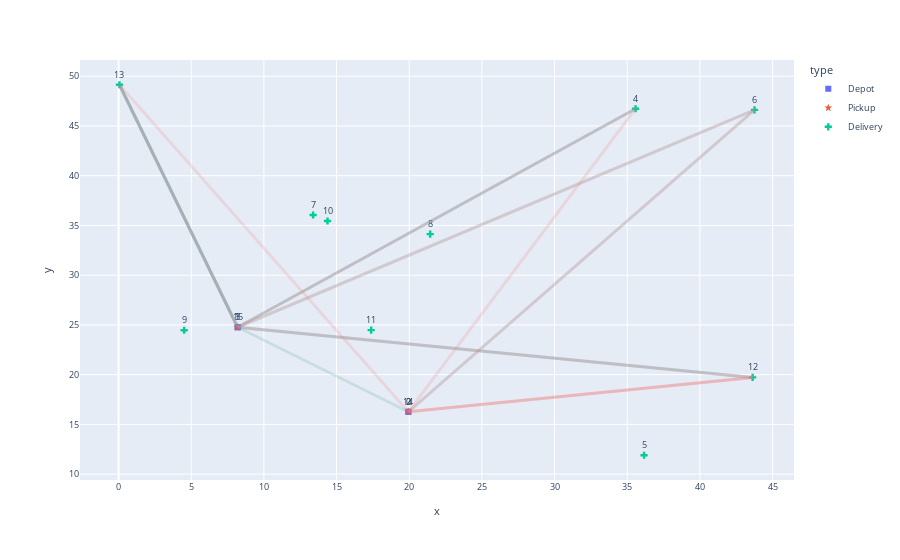

The cell this chart's notebook holds for it:
### Code cell
import plotly.express as px
import plotly.graph_objects as go
import matplotlib, random

random.seed(123)
colors = dict(matplotlib.colors.cnames.items())

hex_colors = tuple(colors.values())


fig = px.scatter(df_instance,x="x", y="y", symbol='type', symbol_sequence=["square","star","cross", "star", "x"], color='type', text=df_instance.index, hover_data={"x":False, "y":False,  "d":True, "type":True, "index":df_instance.index})

fig.update_traces(textposition='top center')

fig.update_layout(font=dict(size=9))

# Create scatter trace of text labels

for route in routes:
    
    color = random.choice(hex_colors)
    
    for index_node in range(1, len(route)):
        
        fig.add_shape(type="line",
            x0=df_instance.iloc[route[index_node-1]].x, 
            y0=df_instance.iloc[route[index_node-1]].y,
            x1=df_instance.iloc[route[index_node]].x,
            y1=df_instance.iloc[route[index_node]].y,

            line=dict(color=color,width=3), 
            opacity = 0.2,
            visible = True
        )
        


fig.show()

### Figure 1 — Plotly figure (JSON) as saved in the notebook; plotly's stock layout.template omitted (floating-point values rounded to 4 significant figures)
{"data": [{"customdata": [[0, "Depot", 0], [0, "Depot", 1], [0, "Depot", 14], [0, "Depot", 15]], "hovertemplate": "type=%{customdata[1]}<br>index=%{customdata[2]}<br>d=%{customdata[0]}<extra></extra>", "legendgroup": "Depot", "marker": {"color": "#636efa", "symbol": "square"}, "mode": "markers+text", "name": "Depot", "orientation": "v", "showlegend": true, "text": [0, 1, 14, 15], "textposition": "top center", "type": "scatter", "x": [19.94, 8.195, 19.94, 8.195], "xaxis": "x", "y": [16.27, 24.77, 16.27, 24.77], "yaxis": "y"}, {"customdata": [[140, "Pickup", 2], [100, "Pickup", 3]], "hovertemplate": "type=%{customdata[1]}<br>index=%{customdata[2]}<br>d=%{customdata[0]}<extra></extra>", "legendgroup": "Pickup", "marker": {"color": "#EF553B", "symbol": "star"}, "mode": "markers+text", "name": "Pickup", "orientation": "v", "showlegend": true, "text": [2, 3], "textposition": "top center", "type": "scatter", "x": [19.94, 8.195], "xaxis": "x", "y": [16.27, 24.77], "yaxis": "y"}, {"customdata": [[-35, "Delivery", 4], [-45, "Delivery", 5], [-75, "Delivery", 6], [-25, "Delivery", 7], [-60, "Delivery", 8], [-25, "Delivery", 9], [-50, "Delivery", 10], [-40, "Delivery", 11], [-55, "Delivery", 12], [-60, "Delivery", 13]], "hovertemplate": "type=%{customdata[1]}<br>index=%{customdata[2]}<br>d=%{customdata[0]}<extra></extra>", "legendgroup": "Delivery", "marker": {"color": "#00cc96", "symbol": "cross"}, "mode": "markers+text", "name": "Delivery", "orientation": "v", "showlegend": true, "text": [4, 5, 6, 7, 8, 9, 10, 11, 12, 13], "textposition": "top center", "type": "scatter", "x": [35.57, 36.16, 43.76, 13.39, 21.44, 4.515, 14.38, 17.38, 43.63, 0.062], "xaxis": "x", "y": [46.73, 11.9, 46.62, 36.05, 34.13, 24.46, 35.45, 24.47, 19.72, 49.15], "yaxis": "y"}], "layout": {"font": {"size": 9}, "legend": {"title": {"text": "type"}, "tracegroupgap": 0}, "margin": {"t": 60}, "shapes": [{"line": {"color": "#5F9EA0", "width": 3}, "opacity": 0.2, "type": "line", "visible": true, "x0": 19.94, "x1": 8.195, "y0": 16.27, "y1": 24.77}, {"line": {"color": "#5F9EA0", "width": 3}, "opacity": 0.2, "type": "line", "visible": true, "x0": 8.195, "x1": 43.63, "y0": 24.77, "y1": 19.72}, {"line": {"color": "#5F9EA0", "width": 3}, "opacity": 0.2, "type": "line", "visible": true, "x0": 43.63, "x1": 8.195, "y0": 19.72, "y1": 24.77}, {"line": {"color": "#5F9EA0", "width": 3}, "opacity": 0.2, "type": "line", "visible": true, "x0": 8.195, "x1": 0.062, "y0": 24.77, "y1": 49.15}, {"line": {"color": "#5F9EA0", "width": 3}, "opacity": 0.2, "type": "line", "visible": true, "x0": 0.062, "x1": 8.195, "y0": 49.15, "y1": 24.77}, {"line": {"color": "#5F9EA0", "width": 3}, "opacity": 0.2, "type": "line", "visible": true, "x0": 8.195, "x1": 0.062, "y0": 24.77, "y1": 49.15}, {"line": {"color": "#5F9EA0", "width": 3}, "opacity": 0.2, "type": "line", "visible": true, "x0": 0.062, "x1": 8.195, "y0": 49.15, "y1": 24.77}, {"line": {"color": "#5F9EA0", "width": 3}, "opacity": 0.2, "type": "line", "visible": true, "x0": 8.195, "x1": 35.57, "y0": 24.77, "y1": 46.73}, {"line": {"color": "#5F9EA0", "width": 3}, "opacity": 0.2, "type": "line", "visible": true, "x0": 35.57, "x1": 8.195, "y0": 46.73, "y1": 24.77}, {"line": {"color": "#5F9EA0", "width": 3}, "opacity": 0.2, "type": "line", "visible": true, "x0": 8.195, "x1": 8.195, "y0": 24.77, "y1": 24.77}, {"line": {"color": "#5F9EA0", "width": 3}, "opacity": 0.2, "type": "line", "visible": true, "x0": 8.195, "x1": 43.76, "y0": 24.77, "y1": 46.62}, {"line": {"color": "#5F9EA0", "width": 3}, "opacity": 0.2, "type": "line", "visible": true, "x0": 43.76, "x1": 19.94, "y0": 46.62, "y1": 16.27}, {"line": {"color": "#F08080", "width": 3}, "opacity": 0.2, "type": "line", "visible": true, "x0": 8.195, "x1": 8.195, "y0": 24.77, "y1": 24.77}, {"line": {"color": "#F08080", "width": 3}, "opacity": 0.2, "type": "line", "visible": true, "x0": 8.195, "x1": 43.63, "y0": 24.77, "y1": 19.72}, {"line": {"color": "#F08080", "width": 3}, "opacity": 0.2, "type": "line", "visible": true, "x0": 43.63, "x1": 19.94, "y0": 19.72, "y1": 16.27}, {"line": {"color": "#F08080", "width": 3}, "opacity": 0.2, "type": "line", "visible": true, "x0": 19.94, "x1": 43.63, "y0": 16.27, "y1": 19.72}, {"line": {"color": "#F08080", "width": 3}, "opacity": 0.2, "type": "line", "visible": true, "x0": 43.63, "x1": 19.94, "y0": 19.72, "y1": 16.27}, {"line": {"color": "#F08080", "width": 3}, "opacity": 0.2, "type": "line", "visible": true, "x0": 19.94, "x1": 0.062, "y0": 16.27, "y1": 49.15}, {"line": {"color": "#F08080", "width": 3}, "opacity": 0.2, "type": "line", "visible": true, "x0": 0.062, "x1": 8.195, "y0": 49.15, "y1": 24.77}, {"line": {"color": "#F08080", "width": 3}, "opacity": 0.2, "type": "line", "visible": true, "x0": 8.195, "x1": 8.195, "y0": 24.77, "y1": 24.77}, {"line": {"color": "#F08080", "width": 3}, "opacity": 0.2, "type": "line", "visible": true, "x0": 8.195, "x1": 35.57, "y0": 24.77, "y1": 46.73}, {"line": {"color": "#F08080", "width": 3}, "opacity": 0.2, "type": "line", "visible": true, "x0": 35.57, "x1": 19.94, "y0": 46.73, "y1": 16.27}, {"line": {"color": "#F08080", "width": 3}, "opacity": 0.2, "type": "line", "visible": true, "x0": 19.94, "x1": 43.76, "y0": 16.27, "y1": 46.62}, {"line": {"color": "#F08080", "width": 3}, "opacity": 0.2, "type": "line", "visible": true, "x0": 43.76, "x1": 8.195, "y0": 46.62, "y1": 24.77}], "xaxis": {"anchor": "y", "domain": [0, 1], "title": {"text": "x"}}, "yaxis": {"anchor": "x", "domain": [0, 1], "title": {"text": "y"}}}}
